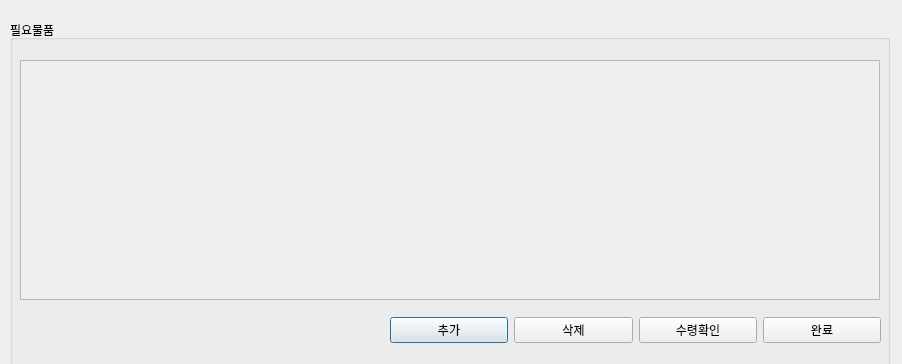
<?xml version="1.0" encoding="UTF-8"?>
<ui version="4.0">
 <class>Dialog</class>
 <widget class="QDialog" name="Dialog">
  <property name="geometry">
   <rect>
    <x>0</x>
    <y>0</y>
    <width>902</width>
    <height>364</height>
   </rect>
  </property>
  <property name="windowTitle">
   <string>Dialog</string>
  </property>
  <widget class="QGroupBox" name="groupBox">
   <property name="geometry">
    <rect>
     <x>10</x>
     <y>20</y>
     <width>880</width>
     <height>450</height>
    </rect>
   </property>
   <property name="title">
    <string>필요물품</string>
   </property>
   <property name="flat">
    <bool>true</bool>
   </property>
   <widget class="QScrollArea" name="scrollArea_10">
    <property name="geometry">
     <rect>
      <x>10</x>
      <y>40</y>
      <width>860</width>
      <height>240</height>
     </rect>
    </property>
    <property name="widgetResizable">
     <bool>true</bool>
    </property>
    <widget class="QWidget" name="scrollAreaWidgetContents_10">
     <property name="geometry">
      <rect>
       <x>0</x>
       <y>0</y>
       <width>858</width>
       <height>238</height>
      </rect>
     </property>
     <widget class="QWidget" name="gridLayoutWidget_10">
      <property name="geometry">
       <rect>
        <x>0</x>
        <y>0</y>
        <width>861</width>
        <height>231</height>
       </rect>
      </property>
      <layout class="QGridLayout" name="gridLayout_10"/>
     </widget>
    </widget>
   </widget>
  </widget>
  <widget class="QWidget" name="horizontalLayoutWidget_17">
   <property name="geometry">
    <rect>
     <x>390</x>
     <y>310</y>
     <width>491</width>
     <height>41</height>
    </rect>
   </property>
   <layout class="QHBoxLayout" name="horizontalLayout_31">
    <item>
     <widget class="QPushButton" name="pushButton_27">
      <property name="text">
       <string>추가</string>
      </property>
     </widget>
    </item>
    <item>
     <widget class="QPushButton" name="pushButton_28">
      <property name="text">
       <string>삭제</string>
      </property>
     </widget>
    </item>
    <item>
     <widget class="QPushButton" name="pushButton_8">
      <property name="text">
       <string>수령확인</string>
      </property>
     </widget>
    </item>
    <item>
     <widget class="QPushButton" name="pushButton_29">
      <property name="text">
       <string>완료</string>
      </property>
     </widget>
    </item>
   </layout>
  </widget>
 </widget>
 <resources/>
 <connections/>
</ui>
